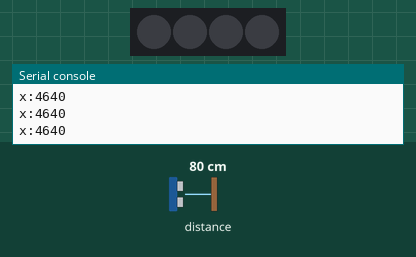
Simulated run of this program. Board: BBC micro:bit (MakeCode). Shown: 4 RGB LEDs in strip order, left to right, the last lines printed to the serial console. Inputs (shaded band) come from the test bench; at power-on: distance to the obstacle 80 cm. Dim RGB values are drawn brighter than linear.

Above: at 1.2 s.
1.3 s: distance to the obstacle set to 2 cm
At 1.9 s:
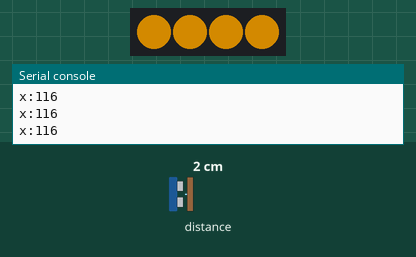
2.8 s: distance to the obstacle set to 9 cm
At 3.6 s:
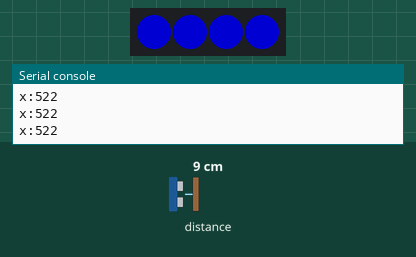
4.3 s: distance to the obstacle set to 18 cm
At 5.6 s:
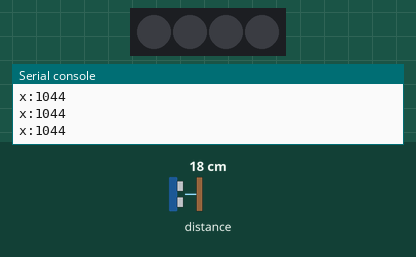
Timing chart, 0 to 7.3 s (numbered marks = the images above; inputs shaded):
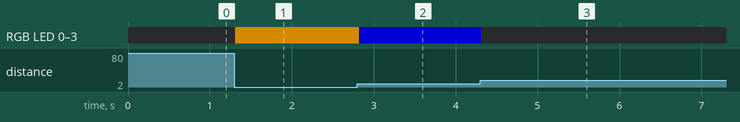

Measured:
- after the input at 1.3 s, RGB LED 0–3: off → RGB(127, 82, 0) at once
- after the input at 2.8 s, RGB LED 0–3: RGB(127, 82, 0) → RGB(0, 0, 127) at once
- after the input at 4.3 s, RGB LED 0–3: RGB(0, 0, 127) → off at once

The program:

main.ts
```typescript
serial.redirectToUSB()
basic.forever(function () {
    serial.writeValue("x", sonar.ping(
    DigitalPin.P1,
    DigitalPin.P2,
    PingUnit.MicroSeconds
    ))
    if (sonar.ping(
    DigitalPin.P1,
    DigitalPin.P2,
    PingUnit.MicroSeconds
    ) < 900) {
        if (sonar.ping(
        DigitalPin.P1,
        DigitalPin.P2,
        PingUnit.MicroSeconds
        ) < 300) {
            robotbit.rgb().showColor(neopixel.colors(NeoPixelColors.Orange))
        } else if (sonar.ping(
        DigitalPin.P1,
        DigitalPin.P2,
        PingUnit.MicroSeconds
        ) >= 300) {
            robotbit.rgb().showColor(neopixel.colors(NeoPixelColors.Blue))
        } else if (sonar.ping(
        DigitalPin.P1,
        DigitalPin.P2,
        PingUnit.MicroSeconds
        ) < 600) {
            robotbit.rgb().showColor(neopixel.colors(NeoPixelColors.Blue))
        } else if (sonar.ping(
        DigitalPin.P1,
        DigitalPin.P2,
        PingUnit.MicroSeconds
        ) >= 600) {
            robotbit.rgb().showColor(neopixel.colors(NeoPixelColors.Black))
        }
    } else {
        robotbit.rgb().showColor(neopixel.colors(NeoPixelColors.Black))
    }
})
```

test.ts
```typescript
// 在此处测试；当此软件包作为插件使用时，将不会编译此软件包。
```
